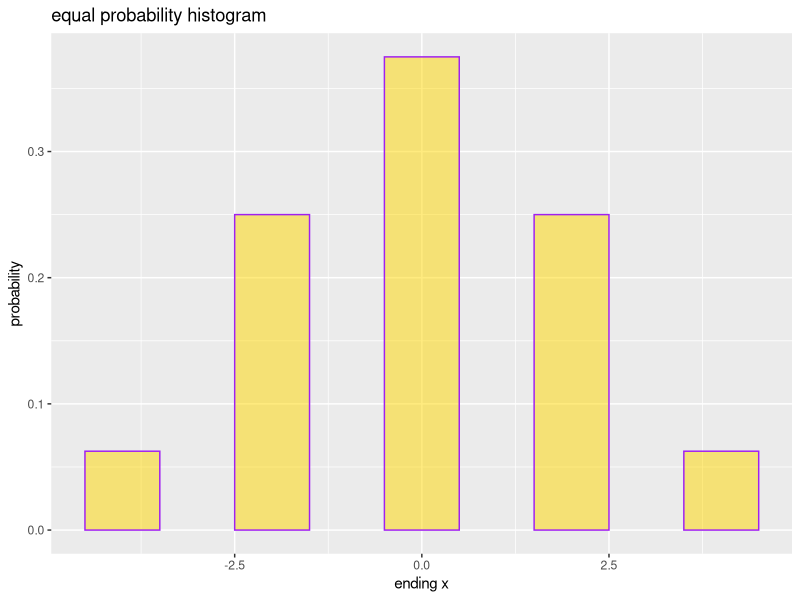
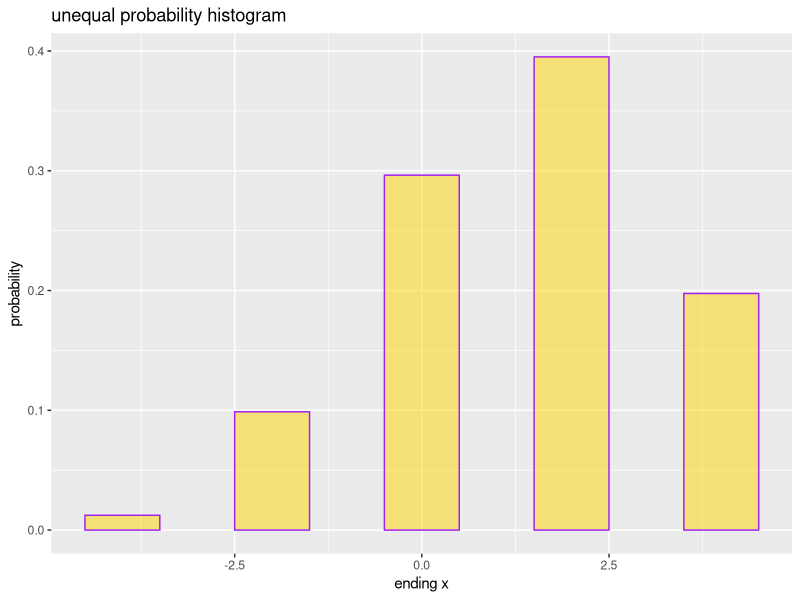

Reproduce these figures in R, in order.
## ---- chunk 1
library(tidyverse)


bud <- tibble(
  x = c(-4,-2,0,2,4),
  f = c(.0625, .25,.375,.25,.0625)
)

# make probability histogram
ggplot(data = bud,
mapping = aes(x=x, y=f) ) +
geom_col(width = 1, fill = "gold", color = "purple", alpha = 0.5)+
labs(x = "ending x", y = "probability", title = "equal probability histogram")





## ---- chunk 2


(1/3)**4 #prob of -4
choose(4,3)*((1/3)**3)*((2/3)**1) #prob of -2
choose(4,2)*((1/3)**2)*((2/3)**2) # prob of 0
choose(4,1)*((1/3)**1)*((2/3)**3) #prob of 2
(2/3)**4 # prob of 4




## ---- chunk 3
library(tidyverse)


bud <- tibble(
  x = c(-4,-2,0,2,4),
  f = c(0.01234568, 0.09876543,0.2962963,0.3950617,0.1975309)
)

# make probability histogram
ggplot(data = bud,
mapping = aes(x=x, y=f) ) +
geom_col(width = 1, fill = "gold", color = "purple", alpha = 0.5)+
labs(x = "ending x", y = "probability", title = "unequal probability histogram")
